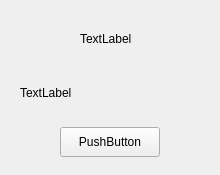
<?xml version="1.0" encoding="UTF-8"?>
<ui version="4.0">
 <class>chaterMessageBox</class>
 <widget class="QWidget" name="chaterMessageBox">
  <property name="geometry">
   <rect>
    <x>0</x>
    <y>0</y>
    <width>220</width>
    <height>175</height>
   </rect>
  </property>
  <property name="sizePolicy">
   <sizepolicy hsizetype="Fixed" vsizetype="Expanding">
    <horstretch>0</horstretch>
    <verstretch>0</verstretch>
   </sizepolicy>
  </property>
  <property name="windowTitle">
   <string>Form</string>
  </property>
  <property name="layoutDirection">
   <enum>Qt::LeftToRight</enum>
  </property>
  <layout class="QVBoxLayout" name="verticalLayout_2">
   <property name="spacing">
    <number>0</number>
   </property>
   <property name="leftMargin">
    <number>0</number>
   </property>
   <property name="topMargin">
    <number>0</number>
   </property>
   <property name="rightMargin">
    <number>0</number>
   </property>
   <property name="bottomMargin">
    <number>0</number>
   </property>
   <item>
    <widget class="QWidget" name="widget_4" native="true">
     <layout class="QVBoxLayout" name="verticalLayout">
      <item>
       <widget class="QWidget" name="widget_3" native="true">
        <layout class="QHBoxLayout" name="horizontalLayout_3">
         <property name="spacing">
          <number>0</number>
         </property>
         <property name="leftMargin">
          <number>0</number>
         </property>
         <property name="topMargin">
          <number>0</number>
         </property>
         <property name="rightMargin">
          <number>0</number>
         </property>
         <property name="bottomMargin">
          <number>0</number>
         </property>
         <item>
          <widget class="QLabel" name="lbMessageIcon">
           <property name="minimumSize">
            <size>
             <width>60</width>
             <height>60</height>
            </size>
           </property>
           <property name="maximumSize">
            <size>
             <width>60</width>
             <height>60</height>
            </size>
           </property>
           <property name="text">
            <string>TextLabel</string>
           </property>
          </widget>
         </item>
        </layout>
       </widget>
      </item>
      <item>
       <spacer name="verticalSpacer_2">
        <property name="orientation">
         <enum>Qt::Vertical</enum>
        </property>
        <property name="sizeHint" stdset="0">
         <size>
          <width>20</width>
          <height>40</height>
         </size>
        </property>
       </spacer>
      </item>
      <item>
       <widget class="QWidget" name="widget_2" native="true">
        <layout class="QHBoxLayout" name="horizontalLayout_2">
         <property name="spacing">
          <number>0</number>
         </property>
         <property name="leftMargin">
          <number>0</number>
         </property>
         <property name="topMargin">
          <number>0</number>
         </property>
         <property name="rightMargin">
          <number>0</number>
         </property>
         <property name="bottomMargin">
          <number>0</number>
         </property>
         <item>
          <widget class="QLabel" name="lbMessageText">
           <property name="sizePolicy">
            <sizepolicy hsizetype="Fixed" vsizetype="Expanding">
             <horstretch>0</horstretch>
             <verstretch>0</verstretch>
            </sizepolicy>
           </property>
           <property name="minimumSize">
            <size>
             <width>180</width>
             <height>0</height>
            </size>
           </property>
           <property name="text">
            <string>TextLabel</string>
           </property>
          </widget>
         </item>
        </layout>
       </widget>
      </item>
      <item>
       <spacer name="verticalSpacer">
        <property name="orientation">
         <enum>Qt::Vertical</enum>
        </property>
        <property name="sizeHint" stdset="0">
         <size>
          <width>20</width>
          <height>40</height>
         </size>
        </property>
       </spacer>
      </item>
      <item>
       <widget class="QWidget" name="widget" native="true">
        <layout class="QHBoxLayout" name="horizontalLayout">
         <property name="spacing">
          <number>0</number>
         </property>
         <property name="leftMargin">
          <number>9</number>
         </property>
         <property name="topMargin">
          <number>9</number>
         </property>
         <property name="rightMargin">
          <number>9</number>
         </property>
         <property name="bottomMargin">
          <number>9</number>
         </property>
         <item>
          <widget class="QPushButton" name="btnMessage">
           <property name="minimumSize">
            <size>
             <width>100</width>
             <height>30</height>
            </size>
           </property>
           <property name="maximumSize">
            <size>
             <width>100</width>
             <height>16777215</height>
            </size>
           </property>
           <property name="text">
            <string>PushButton</string>
           </property>
          </widget>
         </item>
        </layout>
       </widget>
      </item>
     </layout>
    </widget>
   </item>
  </layout>
 </widget>
 <resources/>
 <connections/>
</ui>
